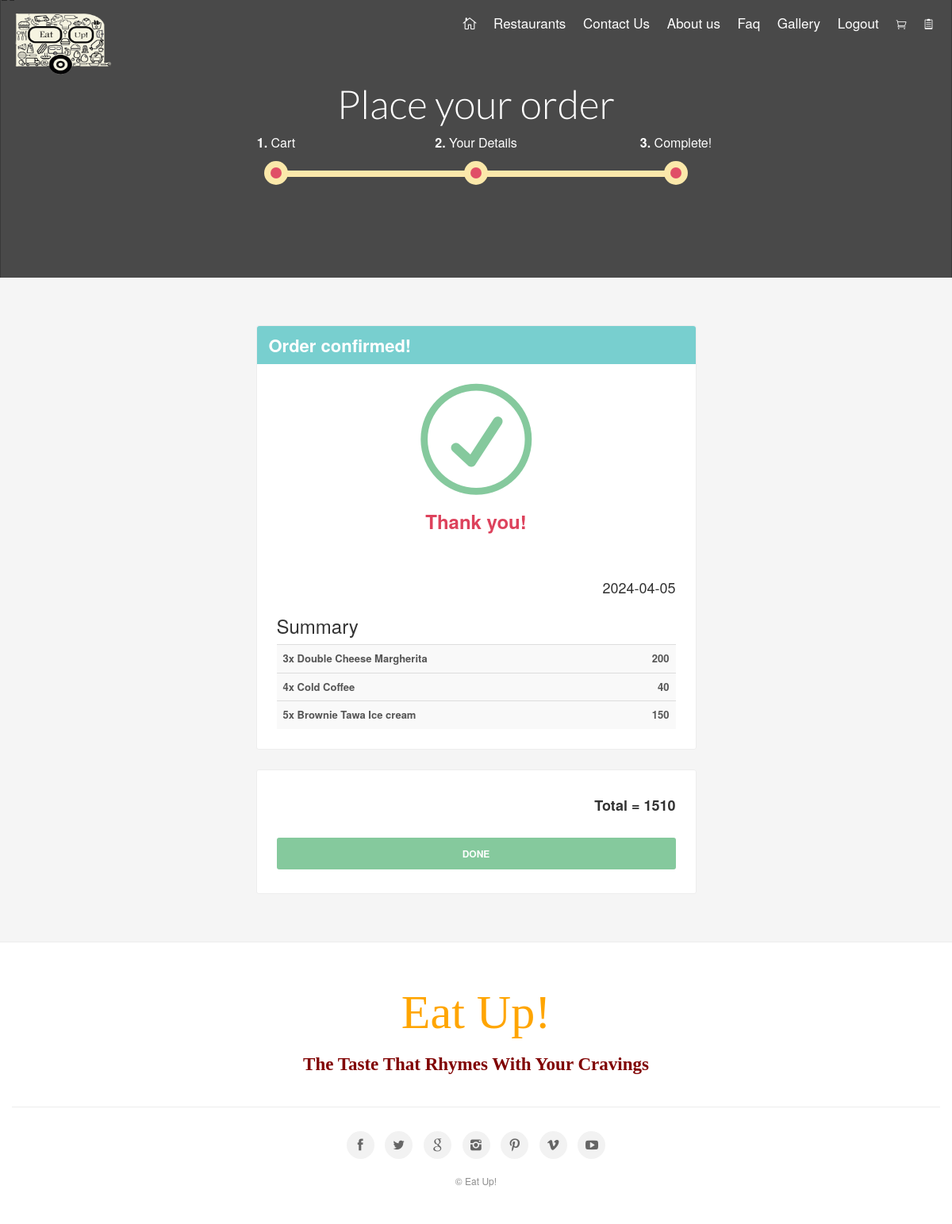
The page /cart_3.php (signed in) on the database its author committed.
### tables this page shows
CREATE TABLE IF NOT EXISTS `tbl_cart` (
  `autoId` bigint(20) NOT NULL AUTO_INCREMENT,
  `rest_Id` int(100) NOT NULL,
  `id` int(11) NOT NULL,
  `name` varchar(100) NOT NULL,
  `price` double NOT NULL,
  `user_Id` bigint(20) NOT NULL,
  `qty` bigint(20) NOT NULL,
  PRIMARY KEY (`autoId`)
);

### cart_3.php (the view, shortened to what this page needs)
<?php include("connection.php");?>
<!DOCTYPE html>
<html>
<head>
    <link href="css/base.css" rel="stylesheet">
    <link href="css/skins/square/grey.css" rel="stylesheet">
</head>
<body>
    <header>
        <div class="container-fluid">
            <div class="row">
                <div class="col--md-4 col-sm-4 col-xs-4">
                    <a href="index.php" id="logo">
                        <img src="img/logo.png" width="130" height="80" alt="" data-retina="true" class="hidden-xs">
                    </a>
                </div>
                <nav class="col--md-8 col-sm-8 col-xs-8">
                    <div class="main-menu" >
                        <ul>
                        <li class="submenu"><a href="index.php"><i class="icon_house_alt " title="Home"></i></a></li>
						<li class="submenu"><a href="list_page.php">Restaurants</a></li>
                                <li class="submenu"><a href="contacts.php">Contact Us</a></li>
                                <li class="submenu"><a href="about.php">About us</a></li>
                                <li class="submenu"><a href="faq.php">Faq</a></li>
                                <li class="submenu"><a href="index_8.php">Gallery</a></li>
                                <li class="submenu"><a href="logout.php">Logout</a></li>
                                <li ><a href="cart_subdom.php" data-icon="&#xe015;" title="Cart"></a></li>
                                <li ><a href="my_orders.php" data-icon="&#xe0e6;" title="My Orders"></a></li>
						</ul>
                    </div>
                </nav>
            </div>
        </div>
    </header>
<section class="parallax-window" id="short" data-parallax="scroll" data-image-src="img/cart3.jpg" data-natural-width="1400" data-natural-height="450">
    <div id="subheader">
    	<div id="sub_content" >
    	 <h1>Place your order</h1>
            <div class="bs-wizard" >
                <div class="col-xs-4 bs-wizard-step complete">
                  <div class="text-center bs-wizard-stepnum"><strong>1.</strong> Cart</div>
                  <div class="progress"><div class="progress-bar"></div></div>
                  <a href="cart_subdom.php" class="bs-wizard-dot"></a>
                </div>
               <div class="col-xs-4 bs-wizard-step complete">
                  <div class="text-center bs-wizard-stepnum"><strong>2.</strong> Your Details</div>
                  <a href="cart.php" class="bs-wizard-dot" ></a>
                </div>
              <div class="col-xs-4 bs-wizard-step complete">
                  <div class="text-center bs-wizard-stepnum"><strong>3.</strong> Complete!</div>
                  <div class="progress"><div class="progress-bar"></div></div>
                  <a href="#0" class="bs-wizard-dot"></a>
                </div>
		</div>
        </div>
	</div>
</section>
<div class="container margin_60_35">
	<div class="row">
		<div class="col-md-offset-3 col-md-6">
			<div class="box_style_2">
				<h2 class="inner">Order confirmed!</h2>
				<div id="confirm">
					<i class="icon_check_alt2"></i>
					<h3 style="color: rgb(221, 66, 92);"><strong>Thank you!</strong></h3>
					<p>
                    <?php  @$dt=date("Y-m-d");
               ?>
                <h4> <span class="pull-right"><?php echo $dt; ?> </span> </h4>
					</p>
				</div>
				<h3>Summary</h3>
                <table class="table table-striped nomargin">
                        <?php
                            @$total=0;
                            @$qry="select * from tbl_cart where user_Id='".$_SESSION["user_Id"]."'";
                            @$disp=@mysqli_query($conn,$qry);
                            while($values=@mysqli_fetch_array($disp))
                            {
                        ?>
            <table class="table table-striped nomargin">
				<tbody>
				<tr>
					<td>
						<strong><?php echo $values['qty'];?>x  </strong>
                        <strong><?php echo $values['name'];?></strong>
					</td>
					<td>
						<strong class="pull-right"><?php echo $values['price'];?></strong>
					</td>
				</tr>
                    <?php   $total1= $values['price'] * $values['qty'] ;
                                    $total = $total1 +$total ; } ?>
               </tbody>
            </table>
            </div>
          <div class="box_style_2" >
	<table>
                 <tr>
                   <h4><strong><span class="pull-right">Total = <?php echo $total;?></span></strong></h4>
                            </tr>
                            <tr>
        <a class="btn_full" href="add_admin.php?" align="center">Done</a></tr>
    </table>
                            </div>
       </div>
	</div>
</div>
 <footer>
        <div class="container">
            <div class="row">
                <marquee bgcolor="pink" width="97%" scrollamount="20">
                    <h1 style="font-family:Bernard MT; color:orange;text-align: center; font-size:60px;">Eat Up!
                    </h1>
                    <h1
                        style="font-family:Buxton Sketch; font-size:23px; font-weight:bold; color:Maroon; text-align: center;">
                        The Taste That Rhymes With Your Cravings
                    </h1>
                </marquee>
                <div class="row">
                    <div class="col-md-12">
                        <div id="social_footer">
                            <ul>
                                <li><a href="#0"><i class="icon-facebook"></i></a></li>
                                <li><a href="#0"><i class="icon-twitter"></i></a></li>
                                <li><a href="#0"><i class="icon-google"></i></a></li>
                                <li><a href="#0"><i class="icon-instagram"></i></a></li>
                                <li><a href="#0"><i class="icon-pinterest"></i></a></li>
                                <li><a href="#0"><i class="icon-vimeo"></i></a></li>
                                <li><a href="#0"><i class="icon-youtube-play"></i></a></li>
                            </ul>
                            <p>© Eat Up!</p>
                        </div>
                    </div>
                </div>
            </div>
    </footer>
</body>
</html>

### css/menu.css (style rules this page uses)
.main-menu { position: relative;z-index:9;width:auto; float:right;margin: 0;padding: 0; }
.main-menu a { -webkit-transition:all 0.3s;-moz-transition:all 0.3s;transition:all 0.3s; }
.main-menu ul, .main-menu ul li, .main-menu ul li a { position: relative; margin: 0;padding: 0; size: 20px; }
.main-menu ul li a { display: block;padding:10px; size: 20px; }
.main-menu > ul > li > a { color: #fff; padding: 2px 8px 15px 10px; font: size 20px; margin:0; font-weight:500; }
@media only screen and (min-width: 992px) { .main-menu { width: auto; } }
@media only screen and (min-width: 992px) { .main-menu a { white-space: nowrap; } }
@media only screen and (min-width: 992px) { .main-menu ul li { display: inline-block; } }
@media only screen and (min-width: 992px) { .main-menu ul li.submenu { font-size: 17px; } }

### css/responsive.css (style rules this page uses)
@media only screen and (max-width : 1200px) { #sub_content h1 { font-size:50px; } }

### rows shown on the page
tbl_cart: qty "3", name "Double Cheese Margherita", price "200"
tbl_cart: qty "4", name "Cold Coffee", price "40"
tbl_cart: qty "5", name "Brownie Tawa Ice cream", price "150"

### other values the page prints
$total "1510"
